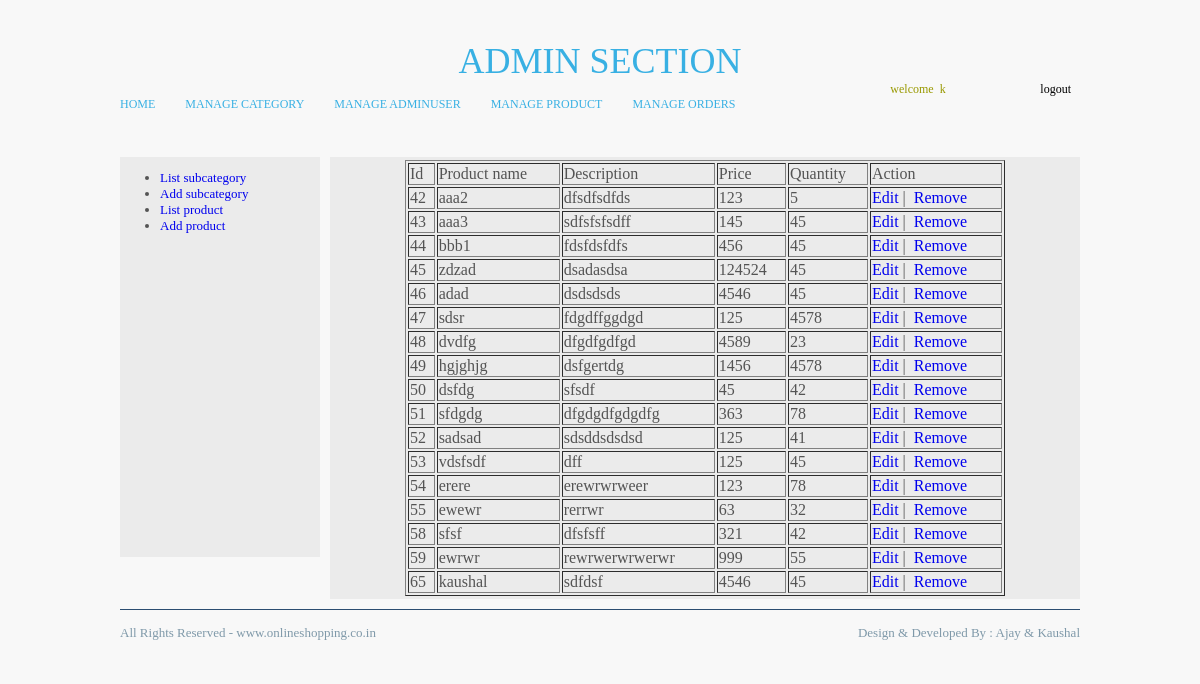
The page /admin/home.php?page=listproduct (signed in) on the database its author committed.
### tables this page shows
CREATE TABLE IF NOT EXISTS `product` (
  `id` int(11) NOT NULL AUTO_INCREMENT,
  `productname` varchar(255) NOT NULL,
  `pid` int(11) NOT NULL,
  `ppid` int(11) NOT NULL,
  `imagename` varchar(255) NOT NULL,
  `status` varchar(10) NOT NULL,
  `price` varchar(15) NOT NULL,
  `description` varchar(500) NOT NULL,
  `quantity` int(11) NOT NULL,
  PRIMARY KEY (`id`)
);

### admin/listproduct.php (the view)
<table border="0" width="600" height="auto" align="center">
<tr>
<td>
<table border="1" width="600" height="auto" cellpadding="" align="center">
<tr>
<td>Id</td>
<td>Product name</td>
<td>Description</td>
<td>Price</td>
<td>Quantity</td>
<td>Action</td>
</tr>
<?php
$sql = "select *from product";
$res = mysql_query($sql);
while($row = mysql_fetch_array($res))
{
?>
<tr>
<td><?php echo $row['id']; ?></td>
<td><?php echo $row['productname']; ?></td>
<td><?php echo $row['description'];?></td>
<td><?php echo $row['price'];?></td>
<td><?php echo $row['quantity']; ?></td>
<td>
<a href="home.php?page=editproduct&id=<?php echo $row['id'];?>">Edit</a>&nbsp;|&nbsp;
<a href="home.php?page=removeproduct&id=<?php echo $row['id'];?>">Remove</a>
</td>
</tr>
<?php } ?>
</table>
</td>
</tr>
</table>

### rows shown on the page
product: id "42", productname "aaa2", description "dfsdfsdfds", price "123", quantity "5"
product: id "43", productname "aaa3", description "sdfsfsfsdff", price "145", quantity "45"
product: id "44", productname "bbb1", description "fdsfdsfdfs", price "456", quantity "45"
product: id "45", productname "zdzad", description "dsadasdsa", price "124524", quantity "45"
product: id "46", productname "adad", description "dsdsdsds", price "4546", quantity "45"
product: id "47", productname "sdsr", description "fdgdffggdgd", price "125", quantity "4578"
product: id "48", productname "dvdfg", description "dfgdfgdfgd", price "4589", quantity "23"
product: id "49", productname "hgjghjg", description "dsfgertdg", price "1456", quantity "4578"
product: id "50", productname "dsfdg", description "sfsdf", price "45", quantity "42"
product: id "51", productname "sfdgdg", description "dfgdgdfgdgdfg", price "363", quantity "78"
product: id "52", productname "sadsad", description "sdsddsdsdsd", price "125", quantity "41"
product: id "53", productname "vdsfsdf", description "dff", price "125", quantity "45"
product: id "54", productname "erere", description "erewrwrweer", price "123", quantity "78"
product: id "55", productname "ewewr", description "rerrwr", price "63", quantity "32"
product: id "58", productname "sfsf", description "dfsfsff", price "321", quantity "42"
product: id "59", productname "ewrwr", description "rewrwerwrwerwr", price "999", quantity "55"
product: id "65", productname "kaushal", description "sdfdsf", price "4546", quantity "45"

### other values the page prints
$_SESSION['user'] "k"
